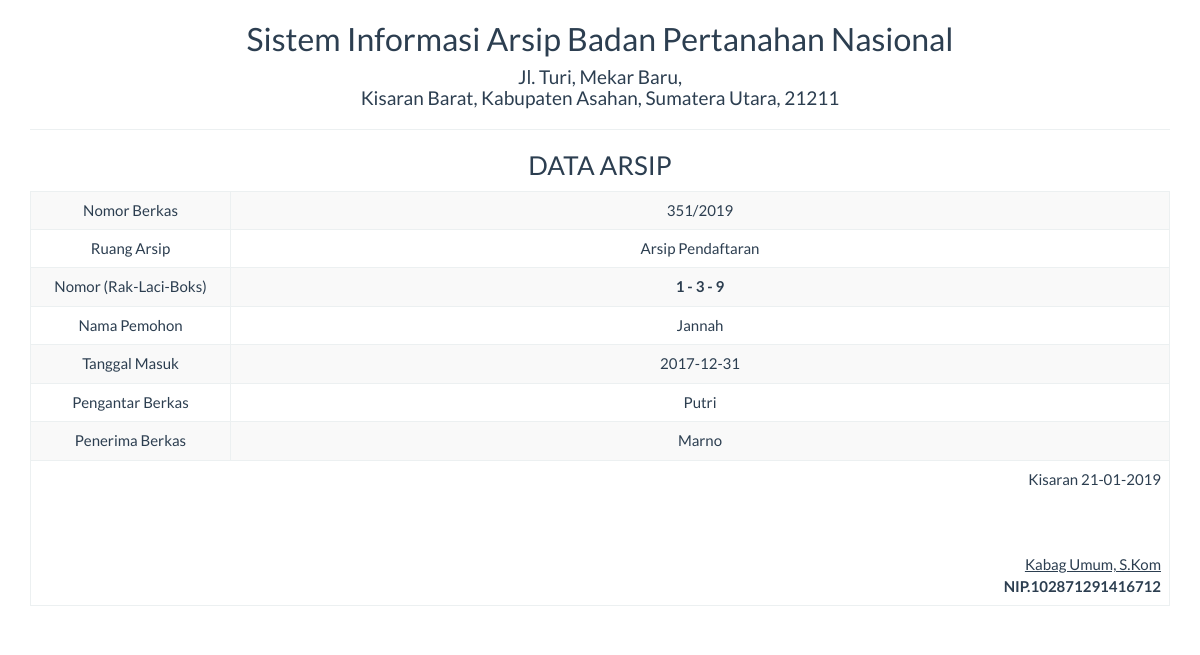
Page /report/arsip_satu.php?id=8 on the committed database.
### tables this page shows
CREATE TABLE `arsip` (
  `id` int(5) NOT NULL,
  `ruang_arsip` varchar(25) NOT NULL,
  `no_rak` int(5) NOT NULL,
  `no_laci` int(5) NOT NULL,
  `no_boks` int(5) NOT NULL,
  `para_pihak` varchar(100) NOT NULL,
  `no_perkara` varchar(50) NOT NULL,
  `tgl_masuk` date NOT NULL,
  `penerima` varchar(50) NOT NULL,
  `pemberi` varchar(50) NOT NULL,
  `status` varchar(25) NOT NULL,
  `keterangan` varchar(100) NOT NULL
);

### report/arsip_satu.php (the view, shortened to what this page needs)
<!DOCTYPE html>
<html>
    <head>
        <link href="../Assets/css/bootstrap.min.css" rel="stylesheet" type="text/css"/>
    </head>
    <body onload="print()">
        <?php
        include '../config/koneksi.php';
        $sql = "SELECT * FROM arsip WHERE id='" . $_GET ['id'] . "'";
        $query = mysqli_query($koneksi, $sql) or die("SQL Detail error");
        $data = mysqli_fetch_array($query);
        ?>
        <div class="container">
            <div class='row'>
                <div class="col-sm-12">
                    <div class="text-center">
                         <h2>Sistem Informasi Arsip Badan Pertanahan Nasional </h2>
                        <h4>Jl. Turi, Mekar Baru, <br> Kisaran Barat, Kabupaten Asahan, Sumatera Utara, 21211</h4>
                        <hr>
                        <h3>DATA ARSIP</h3>
                        <table class="table table-bordered table-striped table-hover">
                            <tbody>
								<tr>
                                    <td>Nomor Berkas</td> <td><?= $data['no_perkara'] ?></td>
                                </tr>
                                <tr>
                                    <td width="200">Ruang Arsip</td> <td><?= $data['ruang_arsip'] ?></td>
                                </tr>
                                <tr>
                                    <td>Nomor (Rak-Laci-Boks)</td> <td><strong><?= $data['no_rak'] ?> - <?= $data['no_laci'] ?> - <?= $data['no_boks'] ?></strong></td>
                                </tr>
                                <tr>
                                    <td>Nama Pemohon</td> <td><?= $data['para_pihak'] ?></td>
                                </tr>
								<tr>
                                    <td>Tanggal Masuk</td> <td><?= $data['tgl_masuk'] ?></td>
                                </tr>
								<tr>
                                    <td>Pengantar Berkas</td> <td><?= $data['pemberi'] ?></td>
                                </tr>
								<tr>
                                    <td>Penerima Berkas</td> <td><?= $data['penerima'] ?></td>
                                </tr>
                            </tbody>
                            <tfoot>
                                <tr>
                                    <td colspan="2" class="text-right">
                                        Kisaran  <?= date("d-m-Y") ?>
                                        <br><br><br><br>
                                        <u>Kabag Umum, S.Kom<strong></u><br>
                                        NIP.102871291416712
									</td>
								</tr>
							</tfoot>
                        </table>
                    </div>
                </div>
            </div>
    </body>
</html>

### rows in the picture
arsip: no_perkara "351/2019", ruang_arsip "Arsip Pendaftaran", no_rak "1", no_laci "3", no_boks "9", para_pihak "Jannah", tgl_masuk "2017-12-31", pemberi "Putri", penerima "Marno"
